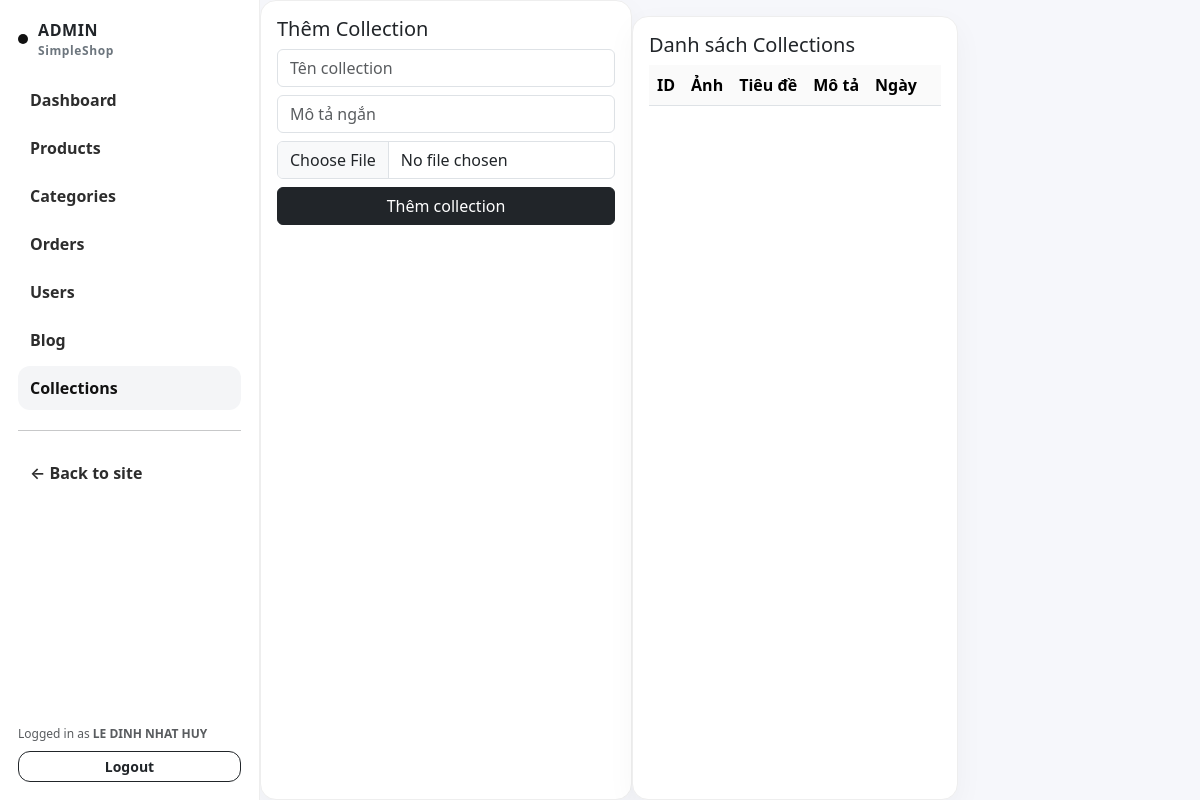
The page /admin/collections.php (signed in) on the database as committed earlier.
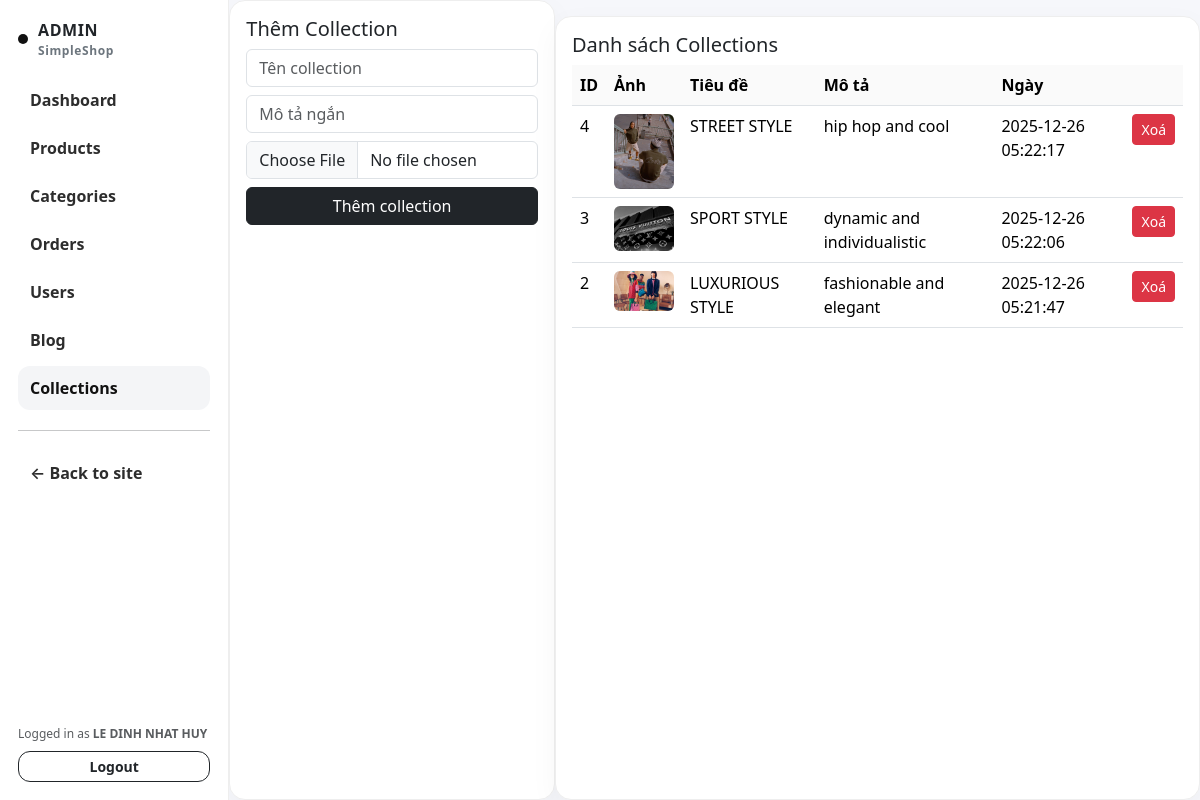
The same page on the database as committed later.
### tables this page shows
CREATE TABLE `users` (
  `id` bigint(20) UNSIGNED NOT NULL,
  `full_name` varchar(120) NOT NULL,
  `email` varchar(120) NOT NULL,
  `phone` varchar(30) DEFAULT NULL,
  `password_hash` varchar(255) NOT NULL,
  `role` enum('admin','user') NOT NULL DEFAULT 'user',
  `status` tinyint(4) NOT NULL DEFAULT 1,
  `created_at` datetime DEFAULT current_timestamp(),
  `updated_at` datetime DEFAULT current_timestamp() ON UPDATE current_timestamp()
);

CREATE TABLE `collections` (
  `id` int(11) NOT NULL,
  `title` varchar(255) DEFAULT NULL,
  `subtitle` varchar(255) DEFAULT NULL,
  `image` varchar(255) DEFAULT NULL,
  `created_at` timestamp NULL DEFAULT current_timestamp()
);

### core/db.php (called while the page is built, shortened)
<?php
function db(): PDO {
  static $pdo = null;
  if ($pdo) return $pdo;
  $dsn = "mysql:host=" . DB_HOST . ";dbname=" . DB_NAME . ";charset=utf8mb4";
  $pdo = new PDO($dsn, DB_USER, DB_PASS, [
    PDO::ATTR_ERRMODE => PDO::ERRMODE_EXCEPTION,
    PDO::ATTR_DEFAULT_FETCH_MODE => PDO::FETCH_ASSOC,
  ]);
  return $pdo;
}

### core/auth.php (called while the page is built, shortened)
<?php
require_once __DIR__ . '/db.php';
require_once __DIR__ . '/helpers.php';
function current_user(): ?array {
  $st = db()->prepare("SELECT id, full_name, email, role, status FROM users WHERE id=? LIMIT 1");
  $st->execute([$_SESSION['user_id']]);
  $u = $st->fetch();
  return $u ?: null;
}

### core/helpers.php (called while the page is built, shortened)
<?php
function e(string $s): string {
  return htmlspecialchars($s, ENT_QUOTES, 'UTF-8');
}

### admin/collections.php (the view, shortened to what this page needs)
<?php
require_once __DIR__ . '/partials/header.php';
require_once __DIR__ . '/partials/sidebar.php';
$collections = db()->query("SELECT * FROM collections ORDER BY id DESC")->fetchAll();
?>
<div class="cardx p-3">
  <h5>Thêm Collection</h5>
  <form method="post" enctype="multipart/form-data" class="d-grid gap-2">
    <input class="form-control" name="title" placeholder="Tên collection">
    <input class="form-control" name="subtitle" placeholder="Mô tả ngắn">
    <input type="file" class="form-control" name="image" accept="image/*">
    <button class="btn btn-dark">Thêm collection</button>
  </form>
</div>
<div class="cardx p-3 mt-3">
  <h5>Danh sách Collections</h5>
  <table class="table">
    <thead>
      <tr>
        <th>ID</th>
        <th>Ảnh</th>
        <th>Tiêu đề</th>
        <th>Mô tả</th>
        <th>Ngày</th>
        <th></th>
      </tr>
    </thead>
    <tbody>
      <?php foreach($collections as $c): ?>
        <tr>
          <td><?= $c['id'] ?></td>
          <td>
            <?php if($c['image']): ?>
              <img src="/uploads/collections/<?= e($c['image']) ?>" style="width:60px;border-radius:6px">
            <?php endif; ?>
          </td>
          <td><?= e($c['title']) ?></td>
          <td><?= e($c['subtitle']) ?></td>
          <td><?= $c['created_at'] ?></td>
          <td>
            <form method="post" onsubmit="return confirm('Xoá collection?')">
              <button class="btn btn-sm btn-danger">Xoá</button>
            </form>
          </td>
        </tr>
      <?php endforeach; ?>
    </tbody>
  </table>
</div>

### admin/partials/header.php (shortened to what this page needs)
<?php
$admin = current_user();
?>
<!DOCTYPE html>
<html lang="en">
<head>
  <link rel="stylesheet" href="/assets/css/bootstrap.min.css">
  <link rel="stylesheet" href="/assets/css/style.css">
</head>
<body>
<div class="admin-shell">

### admin/partials/sidebar.php
<?php
$path = parse_url($_SERVER['REQUEST_URI'], PHP_URL_PATH) ?: '';
function nav_active(string $needle, string $path): string {
  return (strpos($path, $needle) !== false) ? 'style="background:#f4f5f7;opacity:1;"' : '';
}
?>
<aside class="admin-sidebar">
  <div class="admin-brand">
    <span class="dot"></span>
    <div>
      <div>ADMIN</div>
      <div style="font-size:12px;color:#6c757d;font-weight:700;">SimpleShop</div>
    </div>
  </div>
  <nav class="admin-nav d-grid gap-1">
    <a <?= nav_active('/admin/index.php',$path) ?> href="/admin/index.php">Dashboard</a>
    <a <?= nav_active('/admin/products',$path) ?> href="/admin/products.php">Products</a>
    <a <?= nav_active('/admin/categories',$path) ?> href="/admin/categories.php">Categories</a>
    <a <?= nav_active('/admin/orders',$path) ?> href="/admin/orders.php">Orders</a>
    <a <?= nav_active('/admin/users',$path) ?> href="/admin/users.php">Users</a>
    <a <?= nav_active('/admin/blog',$path) ?> href="/admin/blog.php">Blog</a>
    <a <?= nav_active('/admin/collections',$path) ?> href="/admin/collections.php">Collections</a>
    <hr class="my-3">
    <a href="/index.php">← Back to site</a>
  </nav>
  <div class="mt-auto pt-3" style="position:absolute;bottom:18px;left:18px;right:18px;">
    <div class="text-muted" style="font-size:12px;">
      Logged in as <b><?= e(($admin['full_name'] ?? 'Admin')) ?></b>
    </div>
    <a class="btn btn-outline-dark btn-sm w-100 mt-2 btn-ceo" href="/logout.php">Logout</a>
  </div>
</aside>

### assets/css/style.css (style rules this page uses)
* { box-sizing: border-box; }
body { background: radial-gradient(circle at 15% 10%, rgba(236,72,153,.12), transparent 40%), radial-gradient(circle at 85% 90%, rgba(139,92,246,.12), transparent 40%), linear-gradient(180deg, #ffffff, #fafafa); }

### admin/partials/header.php (style rules this page uses)
:root { --side:260px; }
body { background:#f6f7fb; }
.admin-shell { display:flex; min-height:100vh; }
.admin-sidebar { width:var(--side); background:#fff; border-right:1px solid #eee; position:sticky; top:0; height:100vh; padding:18px; }
.admin-brand { font-weight:900; letter-spacing:.6px; display:flex; align-items:center; gap:10px; margin-bottom:18px; }
.admin-brand .dot { width:10px; height:10px; border-radius:99px; background:#111; }
.admin-nav a { display:flex; align-items:center; gap:10px; padding:10px 12px; border-radius:12px; text-decoration:none; color:#111; font-weight:600; opacity:.88; }
.cardx { background:#fff; border:1px solid #eee; border-radius:16px; box-shadow:0 10px 30px rgba(0,0,0,.04); }
.table thead th { background:#fafafa; }
.btn-ceo { border-radius:12px; font-weight:700; }

Rows that differ between the two databases and show on the page:
added collections: id "4", image (picture), title "STREET STYLE", subtitle "hip hop and cool", created_at "2025-12-26 05:22:17"
added collections: id "3", image (picture), title "SPORT STYLE", subtitle "dynamic and individualistic", created_at "2025-12-26 05:22:06"
added collections: id "2", image (picture), title "LUXURIOUS STYLE", subtitle "fashionable and elegant", created_at "2025-12-26 05:21:47"
